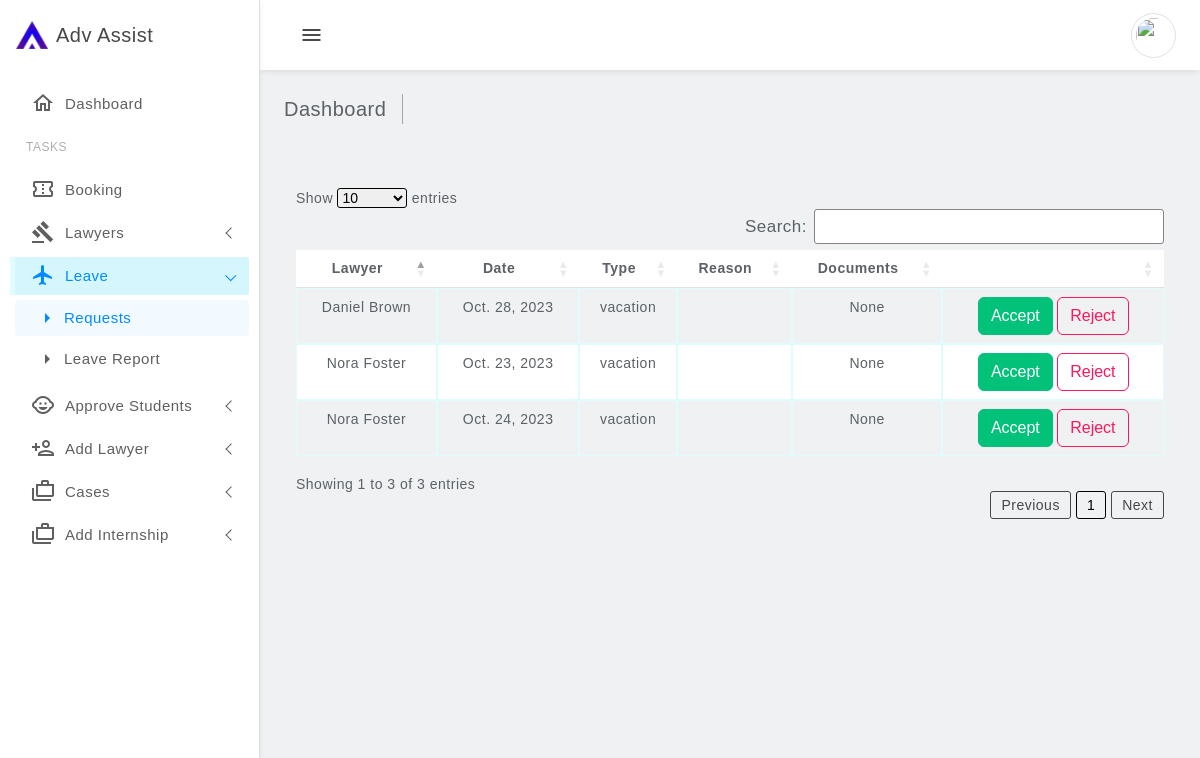
Page /admin_view_holiday_requests/ (signed in) on the committed database.
### accounts/models.py (models this page shows, shortened)
class HolidayRequest(models.Model):
    STATUS_CHOICES = (
        ('pending', 'Pending'),
        ('accepted', 'Accepted'),
        ('rejected', 'Rejected'),
    )
    TYPE_CHOICES = (
        ('dutyleave', 'Duty Leave'),
        ('casual_leave', 'Casual Leave'),
    )
    TIMING_CHOICES = (
        ('full_day', 'Full Day'),
        ('half_day', 'Half Day'),
    )
    id = models.AutoField(primary_key=True)
    lawyer = models.ForeignKey(CustomUser, on_delete=models.CASCADE)
    date = models.DateField()
    status = models.CharField(max_length=10, choices=STATUS_CHOICES, default='pending')
    type = models.CharField(max_length=20, choices=TYPE_CHOICES)
    timing = models.CharField(max_length=10, choices=TIMING_CHOICES, default='full_day')
    reason = models.TextField()
    supporting_documents = models.FileField(upload_to='supporting_documents/', blank=True, null=True)

class CustomUser(AbstractUser):
    USER_TYPES = (
        ('admin', 'Admin'),
        ('lawyer', 'Lawyer'),
        ('student', 'Student'),
        ('client', 'Client'),
    )
    STATES = (
    ('Andhra Pradesh', 'Andhra Pradesh'),
    ('Arunachal Pradesh', 'Arunachal Pradesh'),
    ('Assam', 'Assam'),
    ('Bihar', 'Bihar'),
    ('Chhattisgarh', 'Chhattisgarh'),
    ('Goa', 'Goa'),
    ('Gujarat', 'Gujarat'),
    ('Haryana', 'Haryana'),
    ('Himachal Pradesh', 'Himachal Pradesh'),
    ('Jharkhand', 'Jharkhand'),
    ('Karnataka', 'Karnataka'),
    ('Kerala', 'Kerala'),
    ('Madhya Pradesh', 'Madhya Pradesh'),
    ('Maharashtra', 'Maharashtra'),
    ('Manipur', 'Manipur'),
    ('Meghalaya', 'Meghalaya'),
    ('Mizoram', 'Mizoram'),
    ('Nagaland', 'Nagaland'),
    ('Odisha', 'Odisha'),
    ('Punjab', 'Punjab'),
    ('Rajasthan', 'Rajasthan'),
    ('Sikkim', 'Sikkim'),
    ('Tamil Nadu', 'Tamil Nadu'),
    ('Telangana', 'Telangana'),
    ('Tripura', 'Tripura'),
    ('Uttar Pradesh', 'Uttar Pradesh'),
    ('Uttarakhand', 'Uttarakhand'),
    ('West Bengal', 'West Bengal'),
    ('Andaman and Nicobar Islands', 'Andaman and Nicobar Islands'),
    ('Chandigarh', 'Chandigarh'),
    ('Dadra and Nagar Haveli and Daman and Diu', 'Dadra and Nagar Haveli and Daman and Diu'),
    ('Lakshadweep', 'Lakshadweep'),
    ('Delhi', 'Delhi'),
    ('Puducherry', 'Puducherry'),
)
    user_type = models.CharField(max_length=10, choices=USER_TYPES, default='client')
    id = models.AutoField(primary_key=True)
    email = models.EmailField(unique=True, default='')  # Change: Use email as the username
    first_name = models.CharField(max_length=30, default='')  # Added: First name field
    last_name = models.CharField(max_length=30, default='')  # Added: Last name field
    address = models.TextField(default='',blank=True,)  # Added: Address field
    dob = models.DateField(default='2000-01-01',blank=True,)  # Added: Date of birth field
    pin = models.CharField(max_length=6, default='',blank=True,)  # Added: PIN code field
    state = models.CharField(max_length=50, choices=STATES, blank=True, null=False)
    phone = models.CharField(max_length=15,blank=True)  # Added: Phone number field

### accounts/views.py (the view)
# urls.py: path('admin_view_holiday_requests/', views.admin_view_holiday_requests, name='admin_view_holiday_requests'),
@login_required
def admin_view_holiday_requests(request):
    if not request.user.is_superuser:
        return redirect('home')  # Redirect to the home page or any other appropriate page
    pending_requests = HolidayRequest.objects.filter(status='pending')
    return render(request, 'admin/admin_view_holiday_requests.html', {'pending_requests': pending_requests})

### accounts/context_processors.py (called while the page is built, shortened)
def notifications(request):
    notifications = None
    lawyer_profile = None
    current_month = None
    time_update = None
    if request.user.is_authenticated:
        notifications = Notification.objects.filter(recipient=request.user).order_by('-timestamp')
    return {
        'notifications': notifications,
        'lawyer_profile': lawyer_profile,
        'current_month': current_month,
        'time_update': time_update,
    }

### accounts/templates/admin/admin_view_holiday_requests.html (shortened to what this page needs)
{% extends 'admin_base.html' %}
{% block content %}
<link rel="stylesheet" href="https://cdn.datatables.net/1.13.6/css/dataTables.bootstrap5.min.css">
<main class="main-wrapper">
    <div class="main-content">
        <div class="page-breadcrumb d-none d-sm-flex align-items-center mb-3">
            <div class="breadcrumb-title pe-3">Dashboard</div>
            <div class="ps-3">
                <nav aria-label="breadcrumb">
                    <ol class="breadcrumb mb-0 p-0">
                        <li class="breadcrumb-item"><a href="javascript:;"></a></li>
                    </ol>
                </nav>
            </div>
        </div>
        <div class="container py-5">
                <div class="row justify-content-center">
                    <div class="col-12">
                        {% if pending_requests %}
                            <table id="example" class="table table-striped" style="width:100%">
                                <thead>
                                    <tr>
                                        <th class="text-center">Lawyer</th>
                                        <th class="text-center">Date</th>
                                        <th class="text-center">Type</th>
                                        <th class="text-center">Reason</th>
                                        <th class="text-center">Documents</th>
                                        <th class="text-center"></th>
                                    </tr>
                                </thead>
                                <tbody>
                                    {% for request in pending_requests %}
                                        <tr>
                                            <td class="text-center">{{ request.lawyer.first_name }} {{ request.lawyer.last_name }}</td>
                                            <td class="text-center">{{ request.date }}</td>
                                            <td class="text-center">{{ request.type }}</td>
                                            <td class="text-center">{{ request.reason }}</td>
                                            <td class="text-center">
                                                {% if request.supporting_documents %}
                                                    <a href="{{ request.supporting_documents.url }}">View</a>
                                                {% else %}
                                                    None
                                                {% endif %}
                                            </td>
                                            <td class="text-center">
                                                <form method="POST" action="{% url 'admin_approve_reject_holiday' request.id %}">
                                                    {% if request.type == 'casual_leave' %}
                                                        <button class="btn btn-success" type="submit" name="action" value="approve">Accept</button>
                                                    {% else %}
                                                        <button class="btn btn-success" type="submit" name="action" value="approve">Accept</button>
                                                        <button class="btn btn-outline-danger" type="submit" name="action" value="reject">Reject</button>
                                                    {% endif %}
                                                </form>
                                            </td>
                                        </tr>
                                    {% endfor %}
                                </tbody>
                            </table>
                        {% else %}
                            <p class="h1 text-center">No Pending Requests</p>
                        {% endif %}
                    </div>
                </div>
            </div>
        </div>
</main>
{% endblock %}

### static/new/sass/main.css (style rules this page uses)
body { position: relative; font-size: 14px; font-family: "Noto Sans", sans-serif; letter-spacing: 0.5px; background-color: #eff1f3; }
.main-wrapper { margin-top: 70px; padding-bottom: 20px; margin-left: 260px; transition: ease-out 0.3s; }
.main-wrapper .main-content { padding: 1.5rem; }
.main-wrapper .main-content .breadcrumb-title { font-size: 20px; border-right: 1.5px solid #aaa4a4; }
.main-wrapper .main-content .page-breadcrumb .breadcrumb li.breadcrumb-item { font-size: 16px; }

### accounts/templates/admin/admin_view_holiday_requests.html (style rules this page uses)
*, *:focus, *:active { outline: none; outline-offset: 0; outline-color: red; font-family: 'Poppins', sans-serif; }
.table.dataTable.table-striped>tbody>tr>* { border: 1px solid #E0FCFC; }
.table.dataTable.table-striped>tbody>tr.odd>* { box-shadow: none; background-color: #eff1f3; }

### rows in the picture
HolidayRequest: lawyer.first_name "Nora", lawyer.last_name "Foster", date "Oct. 23, 2023", type "vacation", shows "None", shows "Accept"
HolidayRequest: lawyer.first_name "Nora", lawyer.last_name "Foster", date "Oct. 24, 2023", type "vacation", shows "None", shows "Accept"
HolidayRequest: lawyer.first_name "Daniel", lawyer.last_name "Brown", date "Oct. 28, 2023", type "vacation", shows "None", shows "Accept"
